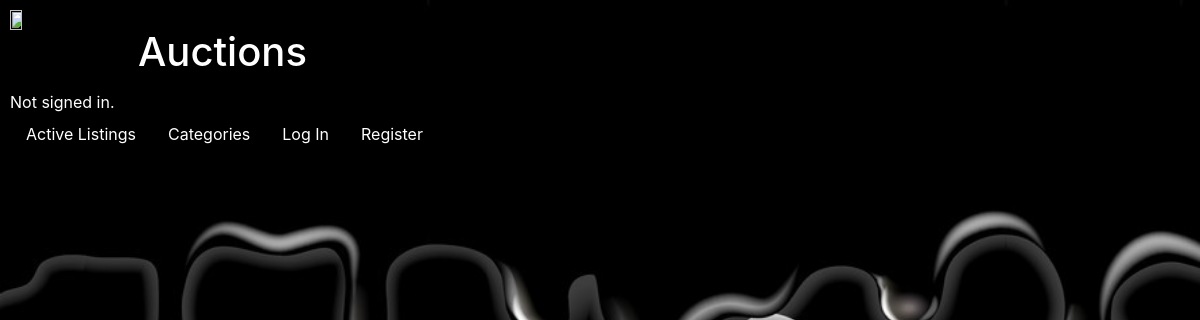
/category, run on an earlier commit of the app's database.
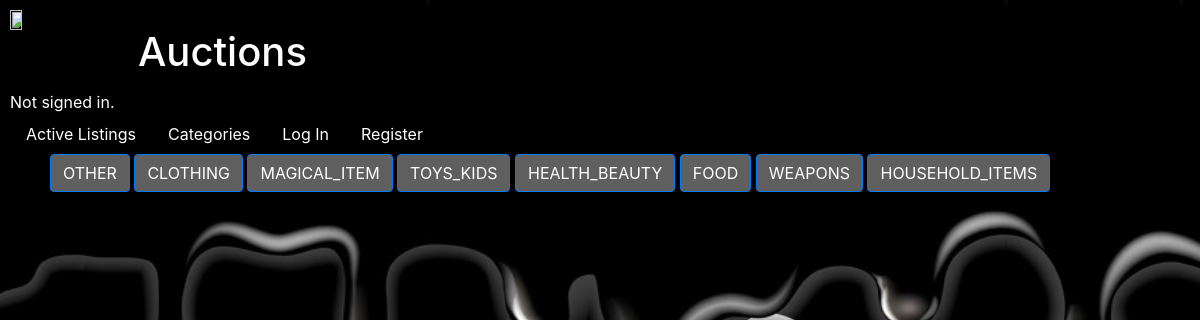
And on a later commit of the database.
### auctions/models.py (models this page shows, shortened)
class Category(models.Model):
    OTHER = 'OTHER'
    ADVENTURE_TIME = 'ADVENTURE_TIME'
    GUMBALL = 'GUMBALL'
    POWERPUFF_GIRLS = 'POWERPUFF_GIRLS'
    BEN_TEN = 'BEN_TEN'
    WE_BARE_BEARS = 'WE_BARE_BEARS'
    TEEN_TITANS = 'TEEN_TITANS'
    STEVEN_UNIVERSE = 'STEVEN_UNIVERSE'
    CATEGORIES = [
        (OTHER, 'OTHER'),
        (ADVENTURE_TIME, 'ADVENTURE TIME'),
        (GUMBALL, 'GUMBALL'),
        (POWERPUFF_GIRLS, 'POWERPUFF GIRLS'),
        (BEN_TEN, 'BEN TEN'),
        (WE_BARE_BEARS, 'WE_BARE_BEARS'),
        (TEEN_TITANS, 'TEEN_TITANS'),
        (STEVEN_UNIVERSE, 'STEVEN_UNIVERSE')
    ]
    categories = models.CharField(
        max_length=20,
        choices=CATEGORIES,
        default=OTHER,
    )

### auctions/views.py (the view)
# urls.py: path("category", views.category, name="category")
def category(request):
    return render(request, "auctions/category.html", {
        "categories": Category.objects.all()
    })

### auctions/templates/auctions/category.html (shortened to what this page needs)
{% extends "auctions/layout.html" %}
{% load static %}
{% block style %}
    <link href="{% static 'auctions/cate.css' %}" rel="stylesheet">
{% endblock %}
{% block body %}
    <ul id="cate_list">
        {% for category in categories %}
           <li class="category">
                <a href="{% url 'cate_each' category.id %}" class="btn btn-primary">{{category.categories}}</a>
            </li>
        {% endfor %}
    </ul>
{% endblock %}

### auctions/templates/auctions/layout.html (shortened to what this page needs)
{% load static %}
<!DOCTYPE html>
<html lang="en">
    <head>
        <link rel="stylesheet" href="https://stackpath.bootstrapcdn.com/bootstrap/4.4.1/css/bootstrap.min.css">
        <link href="{% static 'auctions/styles.css' %}" rel="stylesheet">
        {% block style %}
        {% endblock %}
    </head>
    <body>
        <div class="body-heads">
            <div class="logo">
                <img src= "https://i.ytimg.com/vi/2sONe_W3igc/maxresdefault.jpg") alt="" width="10%" height="10%">
                <h1>Auctions</h1>
            </div>
            <br>
            <div>
                {% if user.is_authenticated %}
                    Signed in as <strong>{{ user.username }}</strong>.
                {% else %}
                    Not signed in.
                {% endif %}
            </div>
            <ul class="nav">
                <li class="nav-item">
                    <a class="nav-link" href="{% url 'index' %}">Active Listings</a>
                </li>
                <li class="nav-item">
                    <a class="nav-link" href = "{% url 'category' %}">Categories</a>
                </li>
                {% if user.is_authenticated %}
                    <li class="nav-item">
                        <a class="nav-link" href = "{% url 'create_listing' %}">Create Listing</a>
                    </li>
                    <li class="nav-item">
                        <a class="nav-link" href = "{% url 'watchlist' %}">WatchList</a>
                    </li>
                    <li class="nav-item">
                        <a class="nav-link" href="{% url 'logout' %}">Log Out</a>
                    </li>
                {% else %}
                    <li class="nav-item">
                        <a class="nav-link" href="{% url 'login' %}">Log In</a>
                    </li>
                    <li class="nav-item">
                        <a class="nav-link" href="{% url 'register' %}">Register</a>
                    </li>
                {% endif %}
            </ul>
        </div>
        <div id="not-nav">
            {% block body %}
            {% endblock %}
        </div>
    </body>
</html>

### auctions/static/auctions/styles.css (style rules this page uses)
body { padding: 10px; background-image: url("background.jpg"); background-size: cover; background-attachment: fixed; }
.body-heads { color: white; }
.logo img { float: left; width: 10%; height: 10%; }
.logo h1 { position: relative; top: 18px; left: 10px; }
ul { list-style-type: none; }
.btn-primary { background-color: #5F5F5F; }
.nav-link { color: white; }

### auctions/static/auctions/cate.css (style rules this page uses)
#cate_list { list-style-type: none; }
.category { display: inline-block; }

What changed in the data, as far as the page shows it:
added Category: categories "OTHER"
added Category: categories "CLOTHING"
added Category: categories "MAGICAL_ITEM"
added Category: categories "TOYS_KIDS"
added Category: categories "HEALTH_BEAUTY"
added Category: categories "FOOD"
added Category: categories "WEAPONS"
added Category: categories "HOUSEHOLD_ITEMS"
